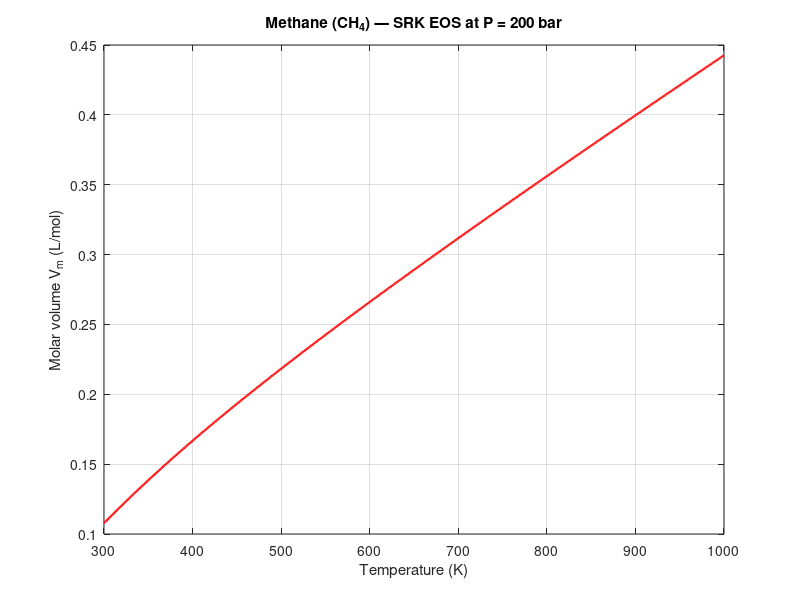

Reproduce this figure in MATLAB.
% Soave–Redlich–Kwong (SRK) EOS for methane (CH4) at P = 200 bar
% Units: P in bar, V in L/mol, a in L^2·bar/mol^2, b in L/mol
% R = 0.08314472 L·bar/(mol·K)

clear; clf; close all;

% Constants
P = 200;                % pressure in bar
Tmin = 300; Tmax = 1000; % K
nT = 701;               % number of temperature points
R = 0.08314472;         % L·bar/(mol·K)
Tc = 190.6;             % K  (methane)
Pc = 45.99;             % bar
omega = 0.011;          % acentric factor for methane

% Parameters
a = 0.42747 * (R^2 * Tc^2) / Pc;   % L^2·bar/mol^2
b = 0.08664 * R * Tc / Pc;         % L/mol

% Temperature vector
T = linspace(Tmin, Tmax, nT);

% Preallocate
V = nan(size(T));
tol_imag = 1e-8;

% For loop
for i = 1:length(T)
    Ti = T(i);

    % Soave alpha correction for attraction term
    m = 0.480 + 1.574*omega - 0.176*omega^2;
    alpha = (1 + m*(1 - sqrt(Ti/Tc)))^2;

    aT = a * alpha;

    % Cubic coefficients from SRK EOS:
    %   P*V^3 - R*T*V^2 + (-P*b^2 - R*T*b + aT)*V - aT*b = 0
    c3 = P;
    c2 = -R * Ti;
    c1 = -P*b^2 - R*Ti*b + aT;
    c0 = -aT*b;
    coeffs = [c3, c2, c1, c0];

    % Find roots
    rootsV = roots(coeffs);

    % Keep only real roots
    real_roots = rootsV(abs(imag(rootsV)) < tol_imag);
    if isempty(real_roots)
        V(i) = NaN;
    else
        V(i) = max(real_roots);
    end
end

% Plot
figure(1);
plot(T, V, 'r-', 'LineWidth', 1.6);
xlabel('Temperature (K)');
ylabel('Molar volume V_m (L/mol)');
title(sprintf('Methane (CH_4) — SRK EOS at P = %.0f bar', P));
grid on;
xlim([Tmin Tmax]);

% Sample results
disp('Sample outputs (T, V_m):');
for idx = round(linspace(1,length(T),7))
    fprintf('T = %6.1f K: V_m = %12.6e L/mol\n', T(idx), V(idx));
end
